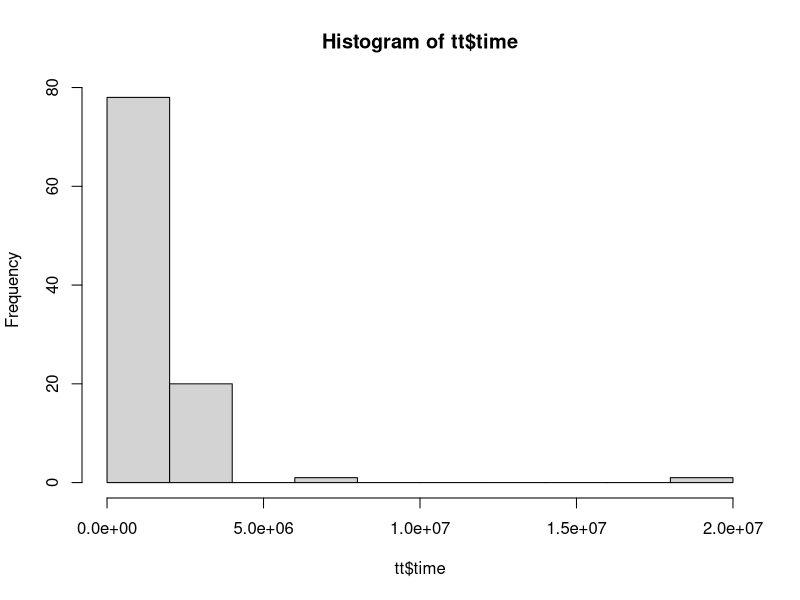
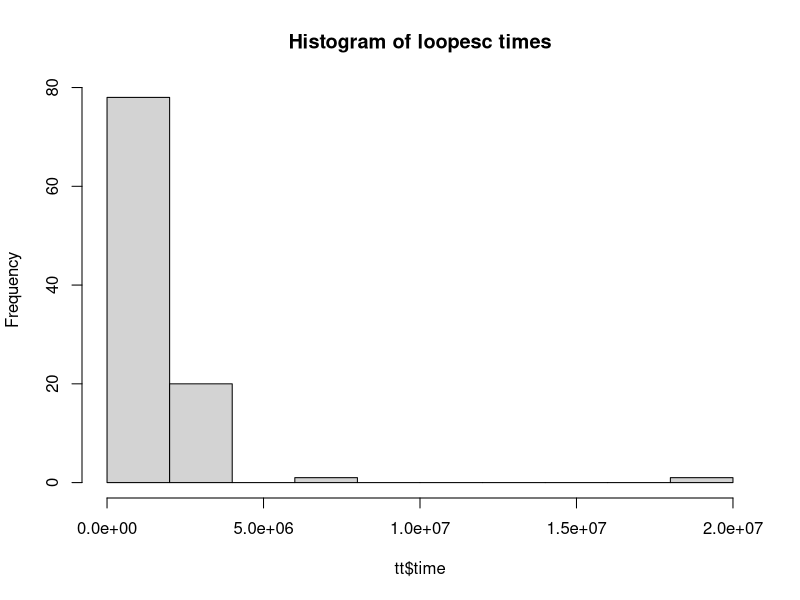

The R script that drew these images, in order: (Note: this script raises an error after producing the figures.)
loopesc <- function(nn){
  ss <- 0
  for (i in 1:nn) {
    xx <- exp(sin(cos(1.0*i)))
    ss <- ss + xx
  }
  xx
}

require("microbenchmark")
# nvals<-c(1000, 10000, 100000, 1000000)
# tvals<-rep(NA, length(nvals))
# i<-0
# for (nn in nvals) {
#   i <- i + 1
#   cat(nn, "\n")
nn <- 10000
tt <- microbenchmark(loopesc(nn), unit = 'us')
print(tt)
ht<-hist(tt$time)
plot(ht, main="Histogram of loopesc times")
tmp<-readlines("next?")
graphics.off()
tt2 <- microbenchmark(loopesc(nn), unit = 'us', control=list(warmup=2))
print(tt2)
ht2<-hist(tt2$time)
plot(ht2, main="Histogram of loopesc times after 2 warmup cycles")
# }
# plot(log10(nvals), log(tvals))
